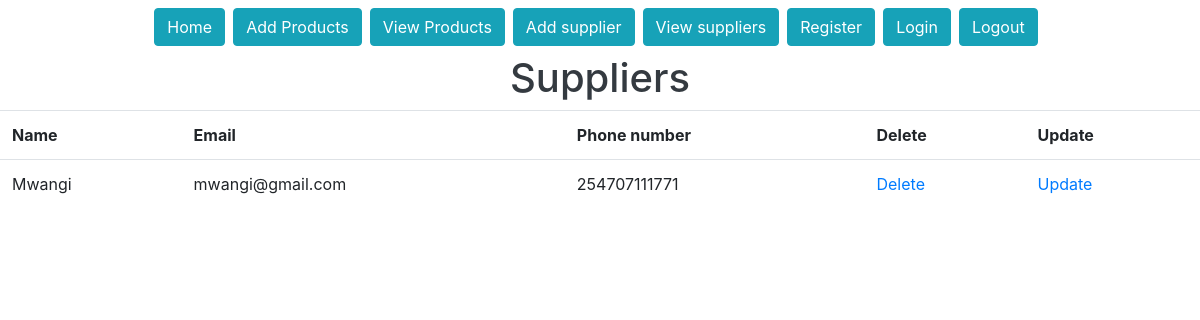
Before: /suppliers/ (signed in) with the older database file.
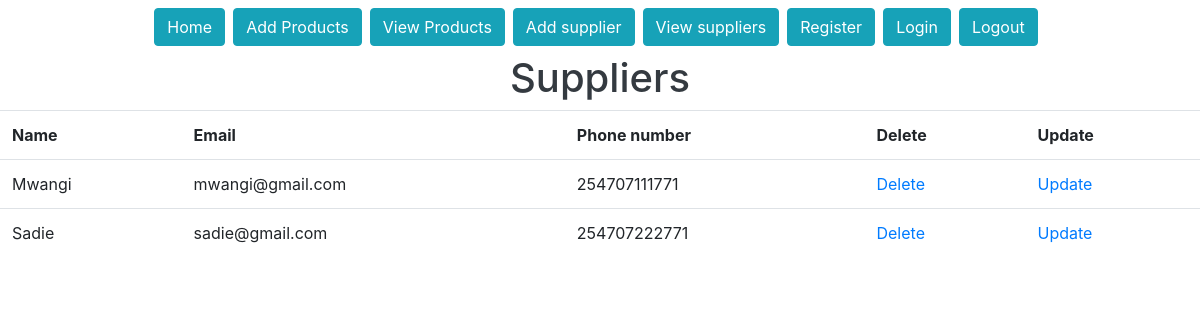
After: the same page with the newer database file.
### djangoProjectRegistration/models.py (models this page shows)
class Supplier(models.Model):
    supp_name = models.CharField(max_length=30, blank=False, null=False)
    supp_email = models.EmailField(max_length=30, blank=False, null=False)
    supp_phonenumber = models.IntegerField(blank=False, null=False)

### djangoProjectRegistration/views.py (the view)
# urls.py: path('suppliers/', general_views.view_suppliers, name='suppliers'),
@login_required
def view_suppliers(request):
    suppliers = Supplier.objects.all()
    return render(request, 'suppliers.html', {'suppliers': suppliers})

### templates/suppliers.html
{% extends 'base.html' %}
{% block content %}
<div class="row">
    <div class="col-12">
    <h1 class="text-center text-dark">Suppliers</h1>
        <table class="table">
            <tr>
                <th>Name</th>
                <th>Email</th>
                <th>Phone number</th>
                <th>Delete</th>
                <th>Update</th>
            </tr>
            {% for supplier in suppliers %}
            <tr>
                <td>{{ supplier.supp_name }}</td>
                <td>{{ supplier.supp_email }}</td>
                <td>{{ supplier.supp_phonenumber }}</td>
                <td><a href="">Delete</a></td>
                <td><a href="">Update</a></td>
            </tr>
            {% endfor %}
        </table>
    </div>
</div>
{% endblock %}

Changed rows visible on the page:
added Supplier: supp_name "Sadie", supp_email "sadie@gmail.com", supp_phonenumber "254707222771"
